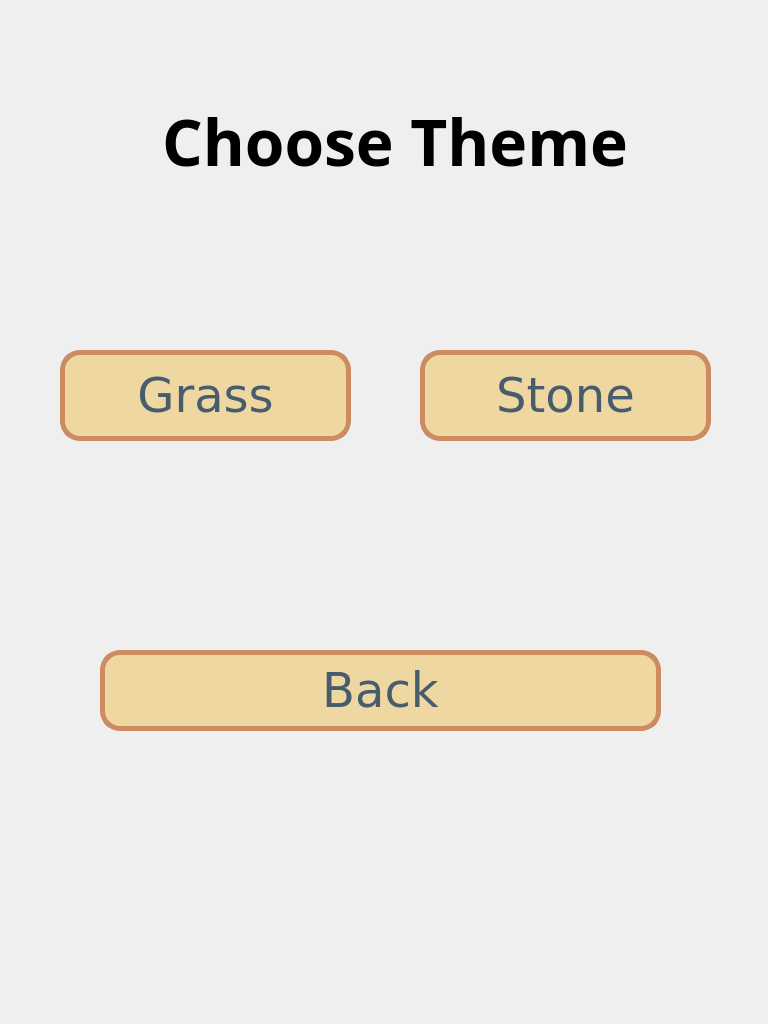
<?xml version="1.0" encoding="UTF-8"?>
<ui version="4.0">
 <class>map_designer</class>
 <widget class="QWidget" name="map_designer">
  <property name="geometry">
   <rect>
    <x>0</x>
    <y>0</y>
    <width>768</width>
    <height>1024</height>
   </rect>
  </property>
  <property name="windowTitle">
   <string>Form</string>
  </property>
  <widget class="QPushButton" name="back">
   <property name="geometry">
    <rect>
     <x>100</x>
     <y>650</y>
     <width>561</width>
     <height>81</height>
    </rect>
   </property>
   <property name="font">
    <font>
     <family>Verdana</family>
     <pointsize>-1</pointsize>
     <italic>false</italic>
     <bold>false</bold>
    </font>
   </property>
   <property name="styleSheet">
    <string notr="true"> background-color: rgb(238,215,161);
    border-style: solid;
    color:  rgb(71,92,108);
    border-width: 5px;
    border-radius: 20px;
    border-color: rgb(205,139,98);
    font: 48px;
    padding: 6px;
</string>
   </property>
   <property name="text">
    <string>Back</string>
   </property>
  </widget>
  <widget class="QPushButton" name="Grass">
   <property name="geometry">
    <rect>
     <x>60</x>
     <y>350</y>
     <width>291</width>
     <height>91</height>
    </rect>
   </property>
   <property name="font">
    <font>
     <family>Verdana</family>
     <pointsize>-1</pointsize>
     <italic>false</italic>
     <bold>false</bold>
    </font>
   </property>
   <property name="styleSheet">
    <string notr="true"> background-color: rgb(238,215,161);
    border-style: solid;
    color:  rgb(71,92,108);
    border-width: 5px;
    border-radius: 20px;
    border-color: rgb(205,139,98);
    font: 48px;
    padding: 6px;
</string>
   </property>
   <property name="text">
    <string>Grass</string>
   </property>
  </widget>
  <widget class="QPushButton" name="Stone">
   <property name="geometry">
    <rect>
     <x>420</x>
     <y>350</y>
     <width>291</width>
     <height>91</height>
    </rect>
   </property>
   <property name="font">
    <font>
     <family>Verdana</family>
     <pointsize>-1</pointsize>
     <italic>false</italic>
     <bold>false</bold>
    </font>
   </property>
   <property name="styleSheet">
    <string notr="true"> background-color: rgb(238,215,161);
    border-style: solid;
    color:  rgb(71,92,108);
    border-width: 5px;
    border-radius: 20px;
    border-color: rgb(205,139,98);
    font: 48px;
    padding: 6px;
</string>
   </property>
   <property name="text">
    <string>Stone</string>
   </property>
  </widget>
  <widget class="QLabel" name="label">
   <property name="geometry">
    <rect>
     <x>80</x>
     <y>50</y>
     <width>630</width>
     <height>181</height>
    </rect>
   </property>
   <property name="font">
    <font>
     <family>Verdana Pro Cond Black</family>
     <pointsize>48</pointsize>
     <bold>true</bold>
    </font>
   </property>
   <property name="text">
    <string>Choose Theme</string>
   </property>
   <property name="alignment">
    <set>Qt::AlignCenter</set>
   </property>
  </widget>
 </widget>
 <resources/>
 <connections/>
</ui>
